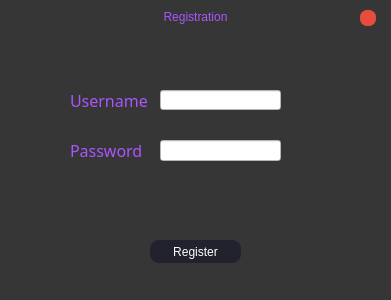
<?xml version="1.0" encoding="UTF-8"?>
<ui version="4.0">
 <class>Register</class>
 <widget class="QMainWindow" name="Register">
  <property name="geometry">
   <rect>
    <x>0</x>
    <y>0</y>
    <width>391</width>
    <height>300</height>
   </rect>
  </property>
  <property name="windowTitle">
   <string>MainWindow</string>
  </property>
  <property name="styleSheet">
   <string notr="true">background-color: rgb(54, 54, 54);</string>
  </property>
  <widget class="QWidget" name="centralwidget">
   <property name="styleSheet">
    <string notr="true">background-color: rgb(54, 54, 54);</string>
   </property>
   <widget class="QLineEdit" name="login">
    <property name="geometry">
     <rect>
      <x>160</x>
      <y>90</y>
      <width>121</width>
      <height>20</height>
     </rect>
    </property>
    <property name="styleSheet">
     <string notr="true">background-color: rgb(255, 255, 255);</string>
    </property>
   </widget>
   <widget class="QLabel" name="label_2">
    <property name="geometry">
     <rect>
      <x>70</x>
      <y>140</y>
      <width>81</width>
      <height>21</height>
     </rect>
    </property>
    <property name="font">
     <font>
      <family>Century Gothic</family>
      <pointsize>12</pointsize>
     </font>
    </property>
    <property name="styleSheet">
     <string notr="true">color: rgb(170, 85, 255);</string>
    </property>
    <property name="text">
     <string>Password</string>
    </property>
   </widget>
   <widget class="QLineEdit" name="password">
    <property name="geometry">
     <rect>
      <x>160</x>
      <y>140</y>
      <width>121</width>
      <height>21</height>
     </rect>
    </property>
    <property name="styleSheet">
     <string notr="true">background-color: rgb(255, 255, 255);</string>
    </property>
   </widget>
   <widget class="QPushButton" name="button_enter">
    <property name="geometry">
     <rect>
      <x>150</x>
      <y>240</y>
      <width>91</width>
      <height>23</height>
     </rect>
    </property>
    <property name="styleSheet">
     <string notr="true">background-color: #22222e;
border: 2px sold #f66867;
color: white;
border-radius: 9;</string>
    </property>
    <property name="text">
     <string>Register</string>
    </property>
   </widget>
   <widget class="QLabel" name="label">
    <property name="geometry">
     <rect>
      <x>70</x>
      <y>90</y>
      <width>81</width>
      <height>21</height>
     </rect>
    </property>
    <property name="font">
     <font>
      <family>Century Gothic</family>
      <pointsize>12</pointsize>
     </font>
    </property>
    <property name="styleSheet">
     <string notr="true">color: rgb(170, 85, 255);</string>
    </property>
    <property name="text">
     <string>Username</string>
    </property>
   </widget>
   <widget class="QLabel" name="label_up">
    <property name="geometry">
     <rect>
      <x>10</x>
      <y>10</y>
      <width>371</width>
      <height>41</height>
     </rect>
    </property>
    <property name="styleSheet">
     <string notr="true">color: rgb(170, 85, 255);</string>
    </property>
    <property name="text">
     <string>Registration</string>
    </property>
    <property name="alignment">
     <set>Qt::AlignHCenter|Qt::AlignTop</set>
    </property>
   </widget>
   <widget class="QPushButton" name="button_exit">
    <property name="geometry">
     <rect>
      <x>360</x>
      <y>10</y>
      <width>16</width>
      <height>16</height>
     </rect>
    </property>
    <property name="styleSheet">
     <string notr="true">border-radius: 7px;
background-color: rgb(231, 76, 60);</string>
    </property>
    <property name="text">
     <string/>
    </property>
   </widget>
   <widget class="QLabel" name="errors_label">
    <property name="geometry">
     <rect>
      <x>40</x>
      <y>200</y>
      <width>331</width>
      <height>31</height>
     </rect>
    </property>
    <property name="font">
     <font>
      <family>Century Gothic</family>
      <pointsize>8</pointsize>
     </font>
    </property>
    <property name="styleSheet">
     <string notr="true">color: rgb(170, 85, 255);</string>
    </property>
    <property name="text">
     <string/>
    </property>
    <property name="alignment">
     <set>Qt::AlignCenter</set>
    </property>
   </widget>
  </widget>
 </widget>
 <resources/>
 <connections/>
</ui>
